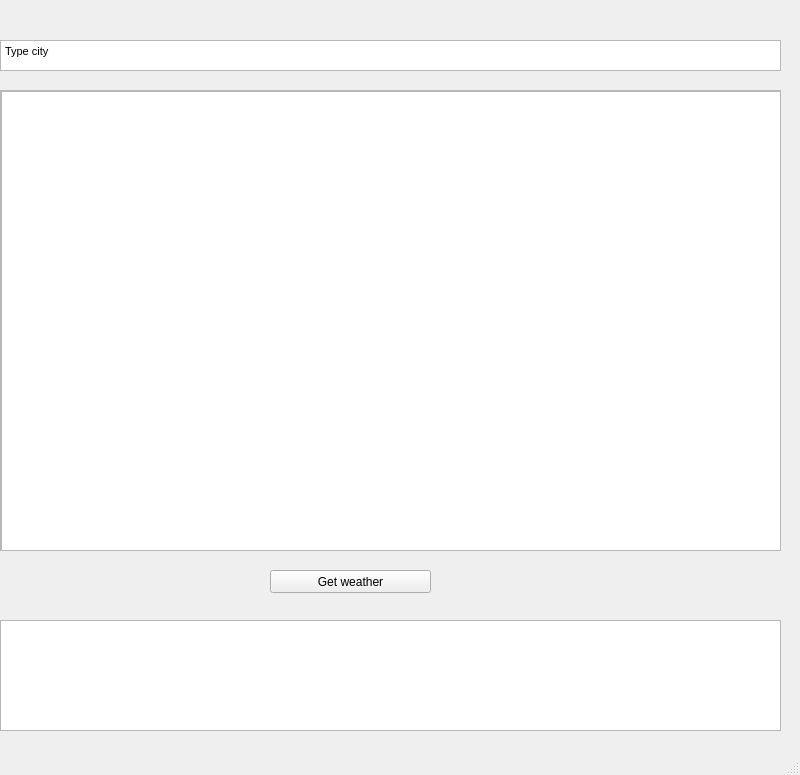
<?xml version="1.0" encoding="UTF-8"?>
<ui version="4.0">
 <class>MainWindow</class>
 <widget class="QMainWindow" name="MainWindow">
  <property name="geometry">
   <rect>
    <x>0</x>
    <y>0</y>
    <width>800</width>
    <height>775</height>
   </rect>
  </property>
  <property name="windowTitle">
   <string>MainWindow</string>
  </property>
  <widget class="QWidget" name="centralwidget">
   <widget class="QTextEdit" name="textEdit_2">
    <property name="geometry">
     <rect>
      <x>0</x>
      <y>40</y>
      <width>781</width>
      <height>31</height>
     </rect>
    </property>
    <property name="font">
     <font>
      <pointsize>20</pointsize>
     </font>
    </property>
    <property name="html">
     <string>&lt;!DOCTYPE HTML PUBLIC &quot;-//W3C//DTD HTML 4.0//EN&quot; &quot;http://www.w3.org/TR/REC-html40/strict.dtd&quot;&gt;
&lt;html&gt;&lt;head&gt;&lt;meta name=&quot;qrichtext&quot; content=&quot;1&quot; /&gt;&lt;style type=&quot;text/css&quot;&gt;
p, li { white-space: pre-wrap; }
&lt;/style&gt;&lt;/head&gt;&lt;body style=&quot; font-family:'MS Shell Dlg 2'; font-size:20pt; font-weight:400; font-style:normal;&quot;&gt;
&lt;p style=&quot; margin-top:0px; margin-bottom:0px; margin-left:0px; margin-right:0px; -qt-block-indent:0; text-indent:0px;&quot;&gt;&lt;span style=&quot; font-size:8.25pt;&quot;&gt;Type city&lt;/span&gt;&lt;/p&gt;&lt;/body&gt;&lt;/html&gt;</string>
    </property>
   </widget>
   <widget class="QScrollArea" name="scrollArea">
    <property name="geometry">
     <rect>
      <x>0</x>
      <y>90</y>
      <width>781</width>
      <height>461</height>
     </rect>
    </property>
    <property name="widgetResizable">
     <bool>true</bool>
    </property>
    <widget class="QWidget" name="scrollAreaWidgetContents">
     <property name="geometry">
      <rect>
       <x>0</x>
       <y>0</y>
       <width>779</width>
       <height>459</height>
      </rect>
     </property>
     <widget class="QListView" name="listView">
      <property name="geometry">
       <rect>
        <x>0</x>
        <y>0</y>
        <width>781</width>
        <height>461</height>
       </rect>
      </property>
     </widget>
    </widget>
   </widget>
   <widget class="QPlainTextEdit" name="plainTextEdit">
    <property name="geometry">
     <rect>
      <x>0</x>
      <y>620</y>
      <width>781</width>
      <height>111</height>
     </rect>
    </property>
   </widget>
   <widget class="QPushButton" name="pushButton">
    <property name="geometry">
     <rect>
      <x>270</x>
      <y>570</y>
      <width>161</width>
      <height>23</height>
     </rect>
    </property>
    <property name="text">
     <string>Get weather</string>
    </property>
   </widget>
  </widget>
  <widget class="QMenuBar" name="menubar">
   <property name="geometry">
    <rect>
     <x>0</x>
     <y>0</y>
     <width>800</width>
     <height>21</height>
    </rect>
   </property>
  </widget>
  <widget class="QStatusBar" name="statusbar"/>
 </widget>
 <resources/>
 <connections/>
</ui>
